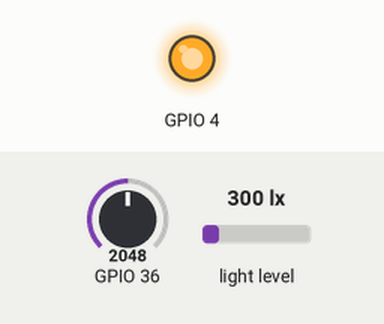
Recording of a sketch running on a simulated ESP32. On the bench: output pins drawn as LEDs (lit = HIGH). The test bench sets the inputs (shaded band); at power-on: GPIO 36 = 2048, light level 300 lx. What the sketch prints to the serial monitor is not drawn. At 0.2 s the program puts the board to deep sleep or switches it off; the recording ends there.

Above: at 0.05 s.
Timing chart, 0 to 0.2 s (numbered marks = the images above):
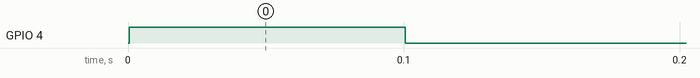

The sketch:

light-sensor.ino
```cpp
#include <Wire.h>
#include <BH1750.h>
#include <esp_now.h>
#include <WiFi.h>
#include <esp_wifi.h>

uint8_t receiver[] = {0x08, 0x3A, 0xF2, 0x14, 0x2A, 0x88};

esp_now_peer_info_t peerInfo;

BH1750 lightMeter;

int success = 0;

float lux = 0;
int moisture = 0;
float vBat = 0;

struct msg_data
{
  float lux;
  int moisture;
  float vBat;
  int num_tries;
};

void OnDataSent(const uint8_t *mac_addr, esp_now_send_status_t status)
{
  if (status == ESP_NOW_SEND_SUCCESS)
  {
    success = 1;
  }
}

void configure_esp_now()
{
  WiFi.mode(WIFI_STA);

  if (esp_now_init() != ESP_OK)
  {
    Serial.println("Error initializing ESP-NOW");
    return;
  }

  if (esp_now_register_send_cb(OnDataSent) != ESP_OK)
  {
    Serial.println("Error registering callback");
    return;
  }

  memcpy(peerInfo.peer_addr, receiver, 6);
  peerInfo.channel = 0;
  peerInfo.encrypt = false;

  if (esp_now_add_peer(&peerInfo) != ESP_OK)
  {
    Serial.println("Error adding peer");
    return;
  }
}

void configure_sensors()
{
  Serial.println("Configuring sensors");
  Wire.begin();

  lightMeter.begin(BH1750::ONE_TIME_HIGH_RES_MODE);
}

void take_measurements()
{
  Serial.println("Taking measurements");

  while (!lightMeter.measurementReady(true))
  {
    yield();
  }

  // Power moisture meter with GPIO to save power in deep sleep
  digitalWrite(D3, HIGH);
  delay(100);
  moisture = analogRead(A2);
  digitalWrite(D3, LOW);
  Serial.print("Moisture: ");
  Serial.println(moisture);

  lux = lightMeter.readLightLevel();
  Serial.print("Light: ");
  Serial.println(lux);

  lightMeter.configure(BH1750::ONE_TIME_HIGH_RES_MODE);
}

void transmit_data()
{
  esp_wifi_start();
  WiFi.mode(WIFI_STA);

  int num_tries = 0;

  // Resend until data was received by recipient
  while (!success && num_tries < 5)
  {
    esp_err_t result = ESP_FAIL;

    num_tries += 1;

    int send_tries = 0;
    // Try sending until successfully sent
    while (result != ESP_OK && send_tries < 20)
    {
      send_tries += 1;

      struct msg_data data = {lux, moisture, vBat, num_tries};

      result = esp_now_send(receiver, (uint8_t *)&data, sizeof(msg_data));

      if (result != ESP_OK)
      {
        Serial.println("Error sending the data");
        break;
      }
    }

    if (send_tries == 20)
    {
      Serial.println("ESP can't send");
    }

    // Allow time for callback to signal success
    delay(100);
  }

  if (num_tries == 5)
  {
    Serial.println("Retries exhausted");
  }

  success = 0;

  esp_wifi_stop();
}

void read_battery_voltage()
{
  uint16_t raw;

  int num = 5;
  while (num > 0)
  {
    raw = analogRead(A0);
    num--;
  }

  float voltage = ((float)raw / 4095) * 3.1 * 2;

  Serial.println(voltage);

  vBat = voltage;
}

void setup()
{
  Serial.begin(115200);
  Serial.setTxTimeoutMs(0);

  pinMode(D3, OUTPUT);

  configure_esp_now();
  configure_sensors();
}

void loop()
{
  take_measurements();
  read_battery_voltage();

  transmit_data();

  esp_sleep_enable_timer_wakeup(30000000);
  esp_deep_sleep_start();
}
```

Measured:
- by itself, GPIO 4: LOW → HIGH at 0.00 s, → LOW 0.10 s later
